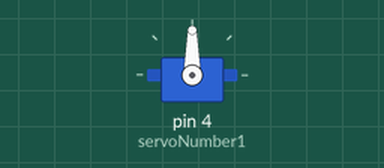
The sketch below on a simulated Arduino Uno, built with avr-gcc and run on an emulated ATmega328P. On the bench: servo.

Above: at 2.05 s.
Timing chart, 0 to 6.6 s (numbered marks = the images above):
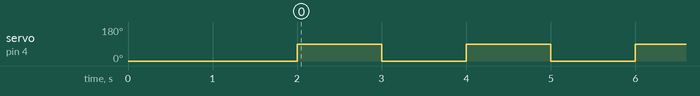

The sketch:

main.ino
```cpp
// Created by: Alexander James
// Created on: Oct 2023
// Rotates a small servo motor

#include <Servo.h>

Servo servoNumber1;

void setup() {
  servoNumber1.attach(4);
  servoNumber1.write(0);
  delay(2000);

}

void loop() {
  servoNumber1.write(90);
  delay(1000);
  servoNumber1.write(0);
  delay(1000);
}
```

Measured:
- by itself, servo on pin 4 (servoNumber1): alternates 90° for 1.0 s and 0° for 1.0 s
